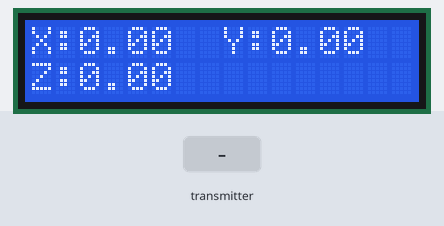
This sketch was run on a simulated ESP32. Shown: 16×2 character LCD. Inputs (shaded band) come from the test bench. What the sketch prints to the serial monitor is not drawn.

Above: at 1.2 s.
1.3 s: the transmitter starts sending x = 25
At 2.0 s:
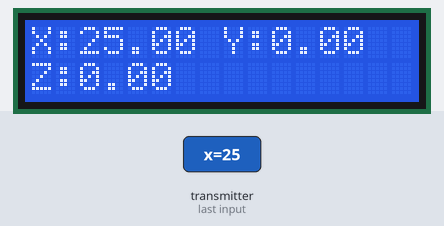
3.1 s: the transmitter starts sending y = 25
At 4.2 s:
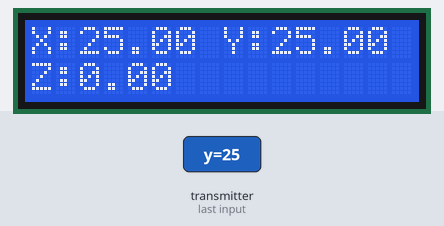
4.7 s: the transmitter starts sending z = 25
At 5.3 s:
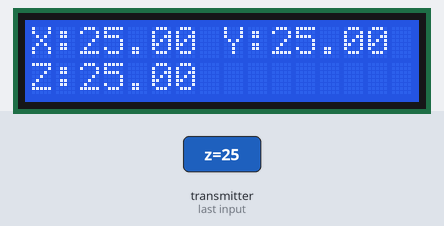
6.2 s: the transmitter starts sending x = 0
At 7.5 s:
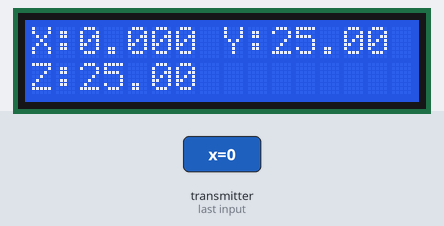
7.8 s: the transmitter starts sending y = 50
At 8.6 s:
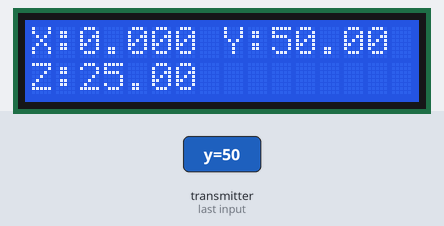
9.3 s: the transmitter starts sending z = 50
At 10.8 s:
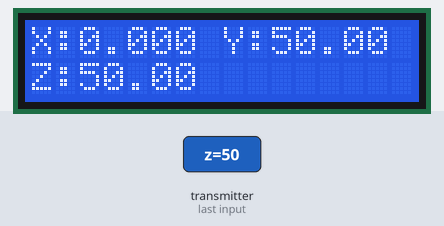
Timing chart, 0 to 11.9 s (numbered marks = the images above; inputs shaded):
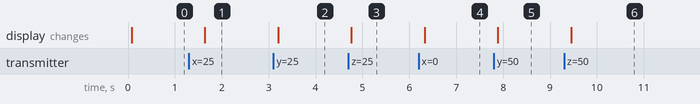

The sketch:

JD1-ESP_Reciev.ino
```cpp
#include <LiquidCrystal_I2C.h>
#include <esp_now.h>
#include <WiFi.h>

typedef struct struct_message {
  float x;
  float y;
  float z;
} struct_message;

// set the LCD number of columns and rows
int lcdColumns = 16;
int lcdRows = 2;

// Create a struct_message called myData
struct_message myData;
LiquidCrystal_I2C lcd(0x3F, lcdColumns, lcdRows);

void OnDataRecv(const uint8_t * mac, const uint8_t *incomingData, int len) {
  memcpy(&myData, incomingData, sizeof(myData));
  Serial.print("X: ");
  Serial.println(myData.x);
  Serial.print("Y: ");
  Serial.println(myData.y);
  Serial.print("Z: ");
  Serial.println(myData.z);
  Serial.println();
}


void setup(){
  Serial.begin(9600);

  // Set device as a Wi-Fi Station
  WiFi.mode(WIFI_STA);

  // Init ESP-NOW
  if (esp_now_init() != ESP_OK) {
    Serial.println("Error initializing ESP-NOW");
    return;
  }

  esp_now_register_recv_cb(esp_now_recv_cb_t(OnDataRecv));

  // initialize LCD
  lcd.init();
  // turn on LCD backlight
  lcd.backlight();
}

void loop(){
  // set cursor to first column, first row
  lcd.setCursor(0, 0);
  lcd.print("X:" + String(myData.x,2));

  lcd.setCursor(8,0);
  lcd.print("Y:" + String(myData.y,2));

  lcd.setCursor(0,1);
  lcd.print("Z:" + String(myData.z,2));


  // lcd.clear();
  delay(500);
}
```

Measured:
- after the input at 1.3 s, the display: changes after 0.34 s (image 1)
- after the input at 3.1 s, the display: changes after 0.10 s (image 2)
- after the input at 4.7 s, the display: changes after 0.06 s (image 3)
- after the input at 6.2 s, the display: changes after 0.13 s (image 4)
- after the input at 7.8 s, the display: changes after 0.09 s (image 5)
- after the input at 9.3 s, the display: changes after 0.15 s (image 6)
